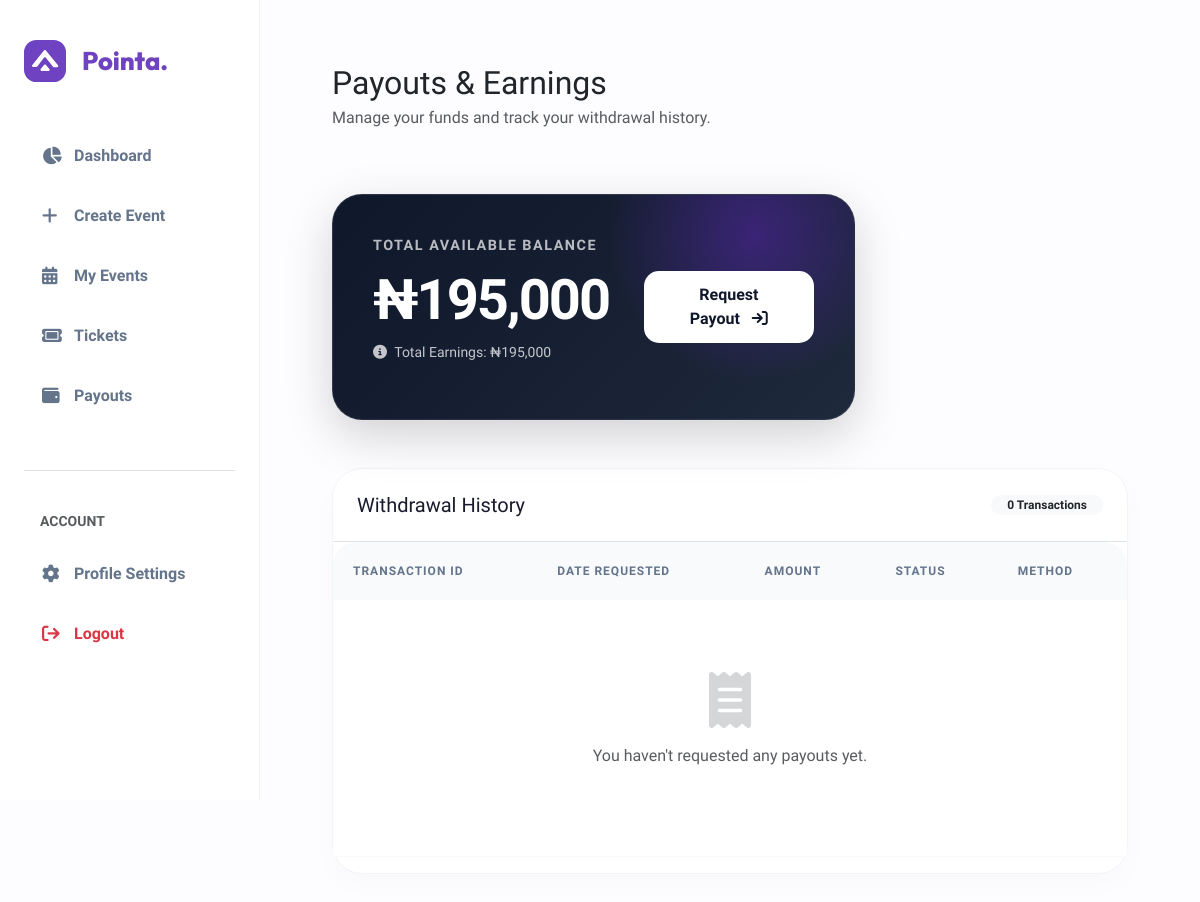
The app's page /org/payouts/ (signed in), older data.
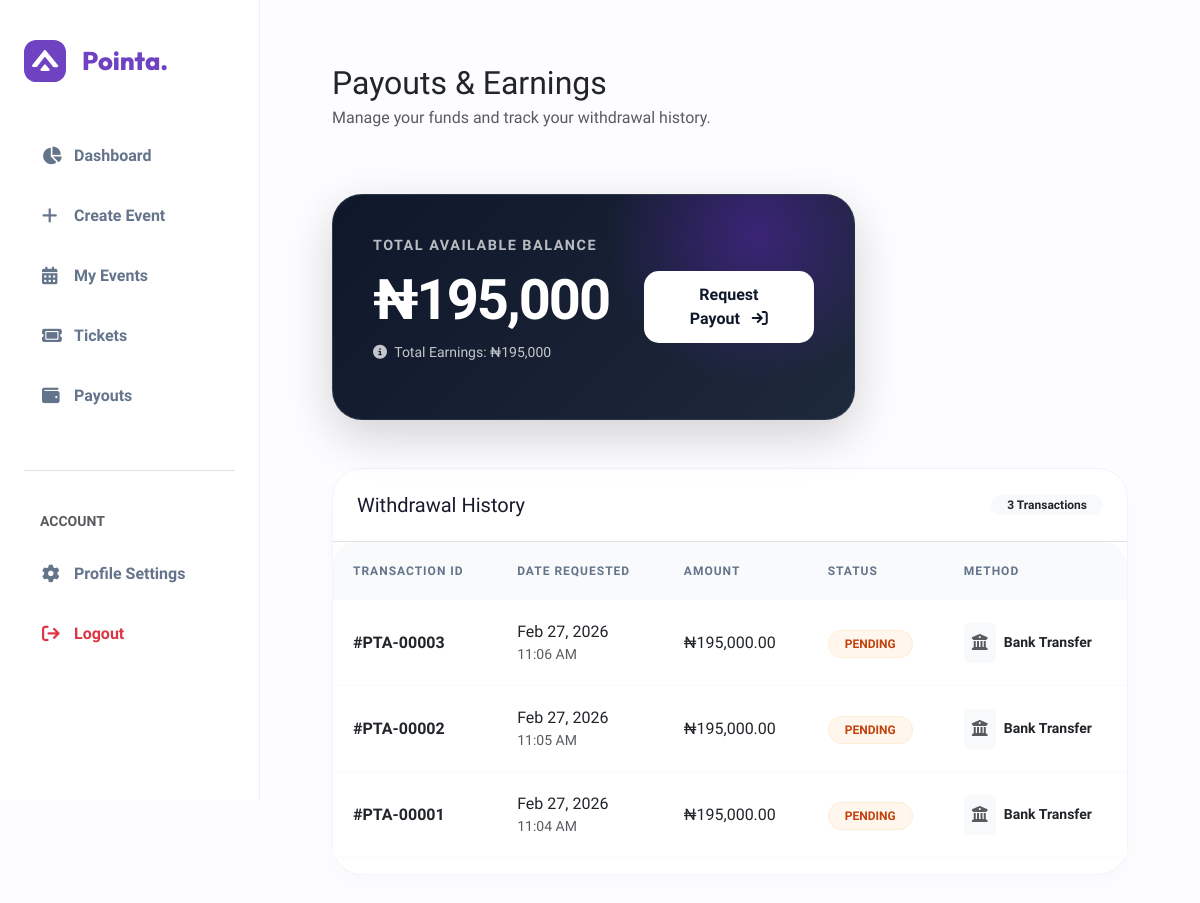
The same page, newer data.
### events/models.py (models this page shows, shortened)
class Payout(models.Model):
    STATUS_CHOICES = (
        ('pending', 'Pending'),
        ('approved', 'Approved'),
        ('paid', 'Paid'),
        ('rejected', 'Rejected'),
    )
    organizer = models.ForeignKey(
        Organizer,
        on_delete=models.CASCADE,
        related_name='payouts'
    )
    amount = models.DecimalField(
        max_digits=10,
        decimal_places=2
    )
    status = models.CharField(
        max_length=20,
        choices=STATUS_CHOICES,
        default='pending'
    )
    reference = models.CharField(
        max_length=100,
        blank=True,
        null=True
    )
    created_at = models.DateTimeField(auto_now_add=True)

### events/views.py (the view, shortened to what this page needs)
# urls.py: path('org/payouts/', views.payouts, name='payouts'),
@login_required(login_url='organizer_login')  #  User must be logged in first
def payouts(request):
    if not hasattr(request.user, "organizer"):
        messages.error(request, "Only organizers can access payouts.")
        return redirect("home")
    organizer = request.user.organizer
    total_earnings = Order.objects.filter(
        event__organizer=organizer,  # Orders for this organizer's events
        status="paid"  # Only successful payments
    ).aggregate(
        total=Coalesce(
            Sum("total_amount"),  # Add up total_amount
            0,  # If no orders exist, return 0 instead of None
            output_field=DecimalField()
        )
    )["total"]
    total_paid_out = Payout.objects.filter(
        organizer=organizer,
        status="paid"
    ).aggregate(
        total=Coalesce(
            Sum("amount"),
            0,
            output_field=DecimalField()
        )
    )["total"]
    available_balance = total_earnings - total_paid_out
    payout_history = Payout.objects.filter(
        organizer=organizer
    ).order_by("-created_at")  # Show newest first
    context = {
        "available_balance": available_balance,
        "total_earnings": total_earnings,
        "payout_history": payout_history,
    }
    return render(request, "events/payouts.html", context)

### events/templates/events/payouts.html (shortened to what this page needs)
{%extends 'events/org_dashboard.html'%}
{%load humanize%}
{%load static%}
{%block content%}
<div class="container-fluid py-4">
    <div class="row mb-5">
        <div class="col-12">
            <h2 class="fw-800 text-dark mb-1">Payouts & Earnings</h2>
            <p class="text-muted">Manage your funds and track your withdrawal history.</p>
        </div>
    </div>
    <div class="row mb-5">
        <div class="col-lg-8">
            <div class="balance-card shadow-lg">
                <div class="row align-items-center">
                    <div class="col-md-7">
                        <span class="balance-label">Total Available Balance</span>
                        <h1 class="balance-amount">₦{{ available_balance|intcomma }}</h1>
                        <p class="mt-2 opacity-75 small">
                            <i class="fa-solid fa-circle-info me-1"></i>
                            Total Earnings: ₦{{ total_earnings|intcomma }}
                        </p>
                    </div>
                    <div class="col-md-5 text-md-end mt-4 mt-md-0">
                        <form method="POST">
                            <button type="submit" class="btn btn-payout" {% if available_balance <= 0 %}disabled{% endif %}>
                                Request Payout <i class="fa-solid fa-arrow-right-to-bracket ms-2"></i>
                            </button>
                        </form>
                    </div>
                </div>
            </div>
        </div>
    </div>
    <div class="row">
        <div class="col-12">
            <div class="history-card">
                <div class="d-flex justify-content-between align-items-center p-4 border-bottom">
                    <h5 class="fw-800 mb-0">Withdrawal History</h5>
                    <span class="badge bg-light text-dark rounded-pill px-3">{{ payout_history.count }} Transactions</span>
                </div>
                <div class="table-responsive">
                    <table class="table table-hover">
                        <thead>
                            <tr>
                                <th>Transaction ID</th>
                                <th>Date Requested</th>
                                <th>Amount</th>
                                <th>Status</th>
                                <th>Method</th>
                            </tr>
                        </thead>
                        <tbody>
                            {% for payout in payout_history %}
                            <tr>
                                <td>
                                    <span class="text-dark fw-bold">#PTA-{{ payout.id|stringformat:"05d" }}</span>
                                </td>
                                <td>
                                    <div class="text-dark fw-600">{{ payout.created_at|date:"M d, Y" }}</div>
                                    <div class="text-muted small">{{ payout.created_at|date:"h:i A" }}</div>
                                </td>
                                <td>
                                    <span class="fw-800 text-dark">₦{{ payout.amount|intcomma }}</span>
                                </td>
                                <td>
                                    <span class="status-badge status-{{ payout.status }}">
                                        {{ payout.status }}
                                    </span>
                                </td>
                                <td>
                                    <div class="d-flex align-items-center">
                                        <div class="bg-light rounded p-2 me-2">
                                            <i class="fa-solid fa-building-columns text-muted"></i>
                                        </div>
                                        <span class="small fw-bold">Bank Transfer</span>
                                    </div>
                                </td>
                            </tr>
                            {% empty %}
                            <tr>
                                <td colspan="5" class="text-center py-5">
                                    <div class="py-4">
                                        <i class="fa-solid fa-receipt display-4 text-muted opacity-25 mb-3"></i>
                                        <p class="text-muted">You haven't requested any payouts yet.</p>
                                    </div>
                                </td>
                            </tr>
                            {% endfor %}
                        </tbody>
                    </table>
                </div>
            </div>
        </div>
    </div>
</div>
{%endblock content%}

### events/templates/events/org_dashboard.html (shortened to what this page needs)
{%load humanize%}
{%load static%}
<!DOCTYPE html>
<html lang="en">
<head>
    <link href="https://cdn.jsdelivr.net/npm/bootstrap@5.3.0/dist/css/bootstrap.min.css" rel="stylesheet">
    <link rel="stylesheet" href="https://cdnjs.cloudflare.com/ajax/libs/font-awesome/6.4.0/css/all.min.css">
</head>
<body>
    <aside class="sidebar">
        <div class="d-flex align-items-center gap-3 mb-5">
            <a href="{%url 'home'%}" style="text-decoration: none;">
            <span style="font-family: 'Outfit'; font-weight: 800; font-size: 1.6rem; color: var(--pointa-purple);">Pointa.</span>
        </a>
        </div>
        <nav>
            <a href="{%url 'org_dashboard'%}" class="nav-link {% if request.resolver_match.url_name == 'org_dashboard' %}active{% endif %}"><i class="fa-solid fa-chart-pie"></i> Dashboard</a>
            <a href="{%url 'create_event'%}" class="nav-link {% if request.resolver_match.url_name == 'create_event' %}active{% endif %}"><i class="fa-solid fa-plus"></i> Create Event </a>
            <a href="{%url 'my_events'%}" class="nav-link {% if request.resolver_match.url_name == 'my_events' %}active{% endif %}"><i class="fa-solid fa-calendar-days"></i> My Events</a>
            <a href="{%url 'organizer_tickets'%}" class="nav-link {% if request.resolver_match.url_name == 'organizer_tickets' %}active{% endif %}"><i class="fa-solid fa-ticket"></i> Tickets</a>
            <a href="{%url 'payouts'%}" class="nav-link {% if request.resolver_match.url_name == 'payout' %}active{% endif %}"><i class="fa-solid fa-wallet"></i> Payouts</a>
            <div class="mt-5 pt-4 border-top">
                <p class="small fw-bold text-uppercase text-muted px-3 mt-3">Account</p>
                <a href="{% url 'organizer_profile' %}" class="nav-link {% if request.resolver_match.url_name == 'organizer_profile' %}active{% endif %}"><i class="fa-solid fa-gear"></i> Profile Settings</a>
                <a href="{%url 'organizer_logout'%}" class="nav-link text-danger"><i class="fa-solid fa-arrow-right-from-bracket"></i> Logout</a>
            </div>
        </nav>
    </aside>
    <main class="main-content">
        {%block content%}{%endblock content%}
    </main>
</body>
</html>

Row changes from the older to the newer data that the page shows:
added Payout: id "00003", created_at "Feb 27, 2026", created_at "11:06 AM", amount "195,000.00", status "PENDING"
added Payout: id "00002", created_at "Feb 27, 2026", created_at "11:05 AM", amount "195,000.00", status "PENDING"
added Payout: id "00001", created_at "Feb 27, 2026", created_at "11:04 AM", amount "195,000.00", status "PENDING"
Text that changed along with them:
{{ payout_history.count }}: "0" → "3"
text no longer shown: "You haven't requested any payouts yet."
